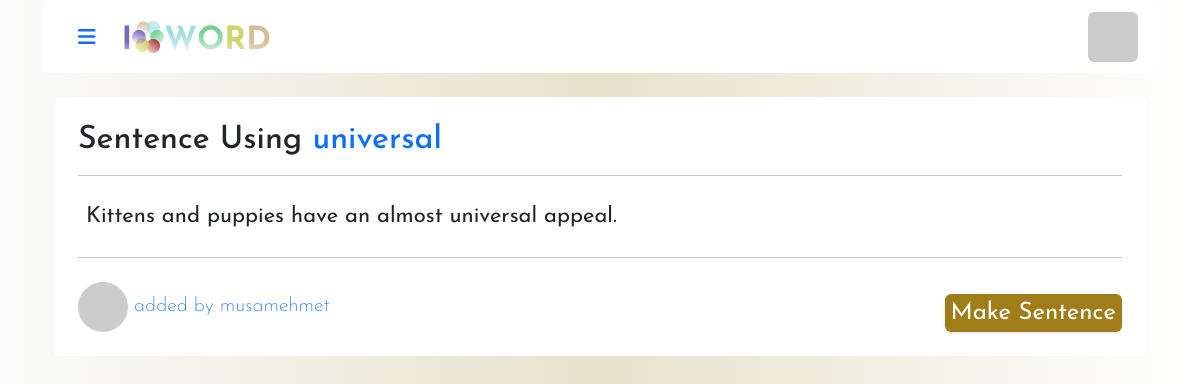
Page /sentence/261/ (signed in) on the committed database.
### iword/models.py (models this page shows, shortened)
class Sentence(models.Model):
    user = models.ForeignKey(User, on_delete=models.CASCADE, related_name='author_sentence')
    sentenceword = models.ForeignKey(Word, on_delete=models.CASCADE, related_name='sentence_word', null=False)
    sentence = models.CharField(max_length=2048, default='')
    created_at = models.DateTimeField(default=timezone.now)

class Word(models.Model):
    user = models.ForeignKey(User, on_delete=models.CASCADE, related_name='author_word')
    word = models.CharField(max_length=255, unique=True, default='')
    description = models.CharField(max_length=1024, default='')
    pronunciation = models.CharField(max_length=255, default='')
    prontype = models.CharField(max_length=255, default='')
    type = models.CharField(max_length=255, default='')
    created_at = models.DateTimeField(default=timezone.now)
    def __str__(self):
        return self.word

class User(AbstractUser):
    biography = models.TextField(blank=True)
    birthday = models.DateField(null=True, blank=True)
    profileURL = models.URLField(blank=True)
    location = models.CharField(max_length=255, blank=True)
    wordscore = models.IntegerField(default=0, blank=True)
    sentencescore = models.IntegerField(default=0, blank=True)
    darkmode = models.BooleanField(default=False)

### iword/views.py (the view)
# urls.py: path('sentence/<int:sentence_id>/', views.sentence_detail, name='sentence_detail'),
def sentence_detail(request, sentence_id):
    sentence = get_object_or_404(Sentence, pk=sentence_id)
    sentences = Sentence.objects.filter(sentenceword=sentence_id).order_by('-id')[:10]
    sentenceword = sentence.sentenceword
    return render(request, 'sentence.html', {'sentences': sentences, 'sentence': sentence, 'sentenceword': sentenceword})

### iword/templates/sentence.html (shortened to what this page needs)
{% extends "layout.html" %}
{% load static %}
{% block layout %}
<div class="sentencedetails rounded bg-white mt-4 p-4 mb-2">
  <h2>Sentence Using <a href="{% url 'word_detail' sentence.sentenceword.id %}">{{ sentence.sentenceword }}</a></h2>
  <hr/>
<div class="sentencesdetail-sentence p-2">{{ sentence.sentence }}
</div>
<hr/>
<div class="modal-footer justify-content-between align-items-end">
  {% if user.is_authenticated %}
  <div class="addby"> <a href="{% url 'profile' sentence.user.id %}">
  <img class="rounded-circle nav-profile-pic"  style="width:50px; height:50px;" src="{{ sentence.user.profileURL }}"></img>
  added by {{ sentence.user.username }}</a></div>
  {% endif %}
{% if user.is_authenticated %}
<button class="makesentencebutton rounded shadow-sm" data-toggle="modal" data-target="#makeSentenceModal" id="makeSentenceButton">Make Sentence</button>
{% endif %}
</div>
</div>
{% endblock %}

### iword/static/styles.css (style rules this page uses)
body { margin: 0; padding: 0; font-family: 'Josefin Sans', sans-serif; background: linear-gradient(90deg, rgba(251, 251, 251, 1) 0%, rgba(230, 226, 204, 1) 50%, rgba(255, 255, 255, 1) 100%); }
a { text-decoration: none; }
.addby { font-size: 20px; font-weight: 200; }
.makesentencebutton { min-width: 100px; border: none; background-color: #a17d19; margin-top: 20px; display: block; color: white; font-size: 24px; font-weight: 400; }
.sentencesdetail-sentence { font-size: 22px; font-weight: 400; list-style-type: none; text-align: justify; display: block; }

### rows in the picture
Sentence: sentenceword "universal", sentence "Kittens and puppies have an almost universal appeal.", user.username "musamehmet"
